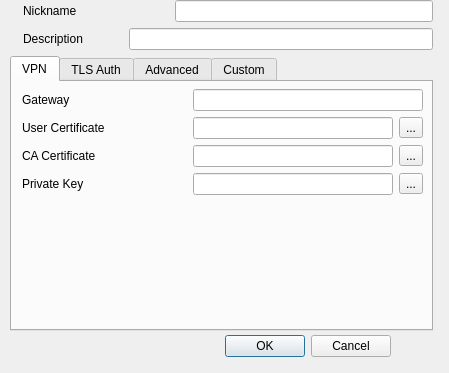
<?xml version="1.0" encoding="UTF-8"?>
<ui version="4.0">
 <class>Properties</class>
 <widget class="QDialog" name="Properties">
  <property name="enabled">
   <bool>true</bool>
  </property>
  <property name="geometry">
   <rect>
    <x>0</x>
    <y>0</y>
    <width>449</width>
    <height>373</height>
   </rect>
  </property>
  <property name="windowTitle">
   <string>Properties</string>
  </property>
  <property name="windowIcon">
   <iconset>
    <normaloff>:/resources/gtk-properties.png</normaloff>:/resources/gtk-properties.png</iconset>
  </property>
  <widget class="QDialogButtonBox" name="buttonBox">
   <property name="geometry">
    <rect>
     <x>50</x>
     <y>330</y>
     <width>341</width>
     <height>32</height>
    </rect>
   </property>
   <property name="orientation">
    <enum>Qt::Horizontal</enum>
   </property>
   <property name="standardButtons">
    <set>QDialogButtonBox::Cancel|QDialogButtonBox::Ok</set>
   </property>
  </widget>
  <widget class="QWidget" name="verticalLayoutWidget">
   <property name="geometry">
    <rect>
     <x>0</x>
     <y>0</y>
     <width>443</width>
     <height>331</height>
    </rect>
   </property>
   <layout class="QVBoxLayout" name="verticalLayout">
    <property name="leftMargin">
     <number>10</number>
    </property>
    <property name="rightMargin">
     <number>10</number>
    </property>
    <item>
     <layout class="QHBoxLayout" name="horizontalLayout">
      <item>
       <widget class="QLabel" name="label">
        <property name="sizePolicy">
         <sizepolicy hsizetype="Fixed" vsizetype="Fixed">
          <horstretch>0</horstretch>
          <verstretch>0</verstretch>
         </sizepolicy>
        </property>
        <property name="maximumSize">
         <size>
          <width>64</width>
          <height>64</height>
         </size>
        </property>
        <property name="text">
         <string/>
        </property>
        <property name="pixmap">
         <pixmap resource="ovpn.qrc">:/resources/openvpn-client.png</pixmap>
        </property>
        <property name="scaledContents">
         <bool>true</bool>
        </property>
       </widget>
      </item>
      <item>
       <layout class="QVBoxLayout" name="verticalLayout_2">
        <item>
         <layout class="QHBoxLayout" name="horizontalLayout_3">
          <item>
           <widget class="QLabel" name="label_2">
            <property name="text">
             <string>Nickname</string>
            </property>
           </widget>
          </item>
          <item>
           <spacer name="horizontalSpacer_6">
            <property name="orientation">
             <enum>Qt::Horizontal</enum>
            </property>
            <property name="sizeType">
             <enum>QSizePolicy::Minimum</enum>
            </property>
            <property name="sizeHint" stdset="0">
             <size>
              <width>40</width>
              <height>20</height>
             </size>
            </property>
           </spacer>
          </item>
          <item>
           <widget class="QLineEdit" name="lineEditNickname">
            <property name="sizePolicy">
             <sizepolicy hsizetype="Preferred" vsizetype="Fixed">
              <horstretch>0</horstretch>
              <verstretch>0</verstretch>
             </sizepolicy>
            </property>
            <property name="minimumSize">
             <size>
              <width>258</width>
              <height>0</height>
             </size>
            </property>
           </widget>
          </item>
         </layout>
        </item>
        <item>
         <layout class="QHBoxLayout" name="horizontalLayout_4">
          <item>
           <widget class="QLabel" name="label_3">
            <property name="text">
             <string>Description</string>
            </property>
           </widget>
          </item>
          <item>
           <spacer name="horizontalSpacer_5">
            <property name="orientation">
             <enum>Qt::Horizontal</enum>
            </property>
            <property name="sizeType">
             <enum>QSizePolicy::Minimum</enum>
            </property>
            <property name="sizeHint" stdset="0">
             <size>
              <width>40</width>
              <height>20</height>
             </size>
            </property>
           </spacer>
          </item>
          <item>
           <widget class="QLineEdit" name="lineEditDescription">
            <property name="minimumSize">
             <size>
              <width>200</width>
              <height>0</height>
             </size>
            </property>
           </widget>
          </item>
         </layout>
        </item>
       </layout>
      </item>
     </layout>
    </item>
    <item>
     <widget class="QTabWidget" name="tabWidget">
      <property name="currentIndex">
       <number>0</number>
      </property>
      <widget class="QWidget" name="tabVPN">
       <attribute name="title">
        <string>VPN</string>
       </attribute>
       <widget class="QWidget" name="gridLayoutWidget">
        <property name="geometry">
         <rect>
          <x>0</x>
          <y>0</y>
          <width>411</width>
          <height>156</height>
         </rect>
        </property>
        <layout class="QGridLayout" name="gridLayout">
         <property name="topMargin">
          <number>7</number>
         </property>
         <item row="0" column="0">
          <spacer name="horizontalSpacer">
           <property name="orientation">
            <enum>Qt::Horizontal</enum>
           </property>
           <property name="sizeType">
            <enum>QSizePolicy::Fixed</enum>
           </property>
           <property name="sizeHint" stdset="0">
            <size>
             <width>10</width>
             <height>20</height>
            </size>
           </property>
          </spacer>
         </item>
         <item row="0" column="1">
          <widget class="QLabel" name="label_4">
           <property name="text">
            <string>Gateway</string>
           </property>
          </widget>
         </item>
         <item row="0" column="2">
          <spacer name="horizontalSpacer_2">
           <property name="orientation">
            <enum>Qt::Horizontal</enum>
           </property>
           <property name="sizeType">
            <enum>QSizePolicy::MinimumExpanding</enum>
           </property>
           <property name="sizeHint" stdset="0">
            <size>
             <width>10</width>
             <height>20</height>
            </size>
           </property>
          </spacer>
         </item>
         <item row="1" column="1">
          <widget class="QLabel" name="label_5">
           <property name="text">
            <string>User Certificate</string>
           </property>
          </widget>
         </item>
         <item row="3" column="1">
          <widget class="QLabel" name="label_6">
           <property name="text">
            <string>CA Certificate</string>
           </property>
          </widget>
         </item>
         <item row="4" column="1">
          <widget class="QLabel" name="label_7">
           <property name="text">
            <string>Private Key</string>
           </property>
          </widget>
         </item>
         <item row="0" column="3">
          <widget class="QLineEdit" name="lineEditGateway">
           <property name="sizePolicy">
            <sizepolicy hsizetype="Fixed" vsizetype="Fixed">
             <horstretch>0</horstretch>
             <verstretch>0</verstretch>
            </sizepolicy>
           </property>
           <property name="minimumSize">
            <size>
             <width>230</width>
             <height>0</height>
            </size>
           </property>
          </widget>
         </item>
         <item row="1" column="3">
          <layout class="QHBoxLayout" name="horizontalLayout_2">
           <item>
            <widget class="QLineEdit" name="lineEditUserCert">
             <property name="enabled">
              <bool>true</bool>
             </property>
             <property name="readOnly">
              <bool>true</bool>
             </property>
            </widget>
           </item>
           <item>
            <widget class="QToolButton" name="toolButtonUserCert">
             <property name="text">
              <string>...</string>
             </property>
            </widget>
           </item>
          </layout>
         </item>
         <item row="3" column="3">
          <layout class="QHBoxLayout" name="horizontalLayout_5">
           <item>
            <widget class="QLineEdit" name="lineEditCACert">
             <property name="enabled">
              <bool>true</bool>
             </property>
             <property name="readOnly">
              <bool>true</bool>
             </property>
            </widget>
           </item>
           <item>
            <widget class="QToolButton" name="toolButtonCACert">
             <property name="text">
              <string>...</string>
             </property>
            </widget>
           </item>
          </layout>
         </item>
         <item row="4" column="3">
          <layout class="QHBoxLayout" name="horizontalLayout_6">
           <item>
            <widget class="QLineEdit" name="lineEditPrivKey">
             <property name="enabled">
              <bool>true</bool>
             </property>
             <property name="readOnly">
              <bool>true</bool>
             </property>
            </widget>
           </item>
           <item>
            <widget class="QToolButton" name="toolButtonPrivKey">
             <property name="text">
              <string>...</string>
             </property>
            </widget>
           </item>
          </layout>
         </item>
         <item row="5" column="3">
          <spacer name="verticalSpacer_3">
           <property name="orientation">
            <enum>Qt::Vertical</enum>
           </property>
           <property name="sizeHint" stdset="0">
            <size>
             <width>20</width>
             <height>40</height>
            </size>
           </property>
          </spacer>
         </item>
        </layout>
       </widget>
      </widget>
      <widget class="QWidget" name="tabTLSAuth">
       <attribute name="title">
        <string>TLS Auth</string>
       </attribute>
       <widget class="QWidget" name="verticalLayoutWidget_2">
        <property name="geometry">
         <rect>
          <x>0</x>
          <y>0</y>
          <width>371</width>
          <height>221</height>
         </rect>
        </property>
        <layout class="QVBoxLayout" name="verticalLayout_3">
         <property name="leftMargin">
          <number>15</number>
         </property>
         <property name="topMargin">
          <number>5</number>
         </property>
         <item>
          <widget class="QCheckBox" name="checkBoxUseTLSAuth">
           <property name="text">
            <string>Use additional TLS Authentication</string>
           </property>
          </widget>
         </item>
         <item>
          <layout class="QGridLayout" name="gridLayout_2">
           <item row="0" column="0">
            <widget class="QLabel" name="label_9">
             <property name="text">
              <string>Key File</string>
             </property>
            </widget>
           </item>
           <item row="0" column="1">
            <layout class="QHBoxLayout" name="horizontalLayout_7">
             <item>
              <widget class="QLineEdit" name="lineEditTLSAuth">
               <property name="enabled">
                <bool>false</bool>
               </property>
               <property name="readOnly">
                <bool>true</bool>
               </property>
              </widget>
             </item>
             <item>
              <widget class="QToolButton" name="toolButtonTLSAuth">
               <property name="enabled">
                <bool>false</bool>
               </property>
               <property name="text">
                <string>...</string>
               </property>
              </widget>
             </item>
            </layout>
           </item>
           <item row="1" column="0">
            <widget class="QLabel" name="label_10">
             <property name="text">
              <string>Key Direction</string>
             </property>
            </widget>
           </item>
           <item row="1" column="1">
            <widget class="QComboBox" name="comboBoxKeyDirection">
             <property name="enabled">
              <bool>false</bool>
             </property>
             <item>
              <property name="text">
               <string>None</string>
              </property>
             </item>
             <item>
              <property name="text">
               <string>0</string>
              </property>
             </item>
             <item>
              <property name="text">
               <string>1</string>
              </property>
             </item>
            </widget>
           </item>
           <item row="2" column="1">
            <widget class="QLabel" name="label_11">
             <property name="text">
              <string>&lt;!DOCTYPE HTML PUBLIC &quot;-//W3C//DTD HTML 4.0//EN&quot; &quot;http://www.w3.org/TR/REC-html40/strict.dtd&quot;&gt;
&lt;html&gt;&lt;head&gt;&lt;meta name=&quot;qrichtext&quot; content=&quot;1&quot; /&gt;&lt;style type=&quot;text/css&quot;&gt;
p, li { white-space: pre-wrap; }
&lt;/style&gt;&lt;/head&gt;&lt;body style=&quot; font-family:'MS Shell Dlg 2'; font-size:8.25pt; font-weight:400; font-style:normal;&quot;&gt;
&lt;p style=&quot; margin-top:0px; margin-bottom:0px; margin-left:0px; margin-right:0px; -qt-block-indent:0; text-indent:0px;&quot;&gt;&lt;span style=&quot; font-size:8pt;&quot;&gt;If key direction is used, it must be the opposite of that used on the VPN peer. For example, if the per uses '1', this connection must use '0'. If you are unsure what value to use, contact your system administrator.&lt;/span&gt;&lt;/p&gt;&lt;/body&gt;&lt;/html&gt;</string>
             </property>
             <property name="textFormat">
              <enum>Qt::RichText</enum>
             </property>
             <property name="wordWrap">
              <bool>true</bool>
             </property>
            </widget>
           </item>
           <item row="3" column="1">
            <spacer name="verticalSpacer">
             <property name="orientation">
              <enum>Qt::Vertical</enum>
             </property>
             <property name="sizeHint" stdset="0">
              <size>
               <width>20</width>
               <height>40</height>
              </size>
             </property>
            </spacer>
           </item>
          </layout>
         </item>
        </layout>
       </widget>
      </widget>
      <widget class="QWidget" name="tabAdvanced">
       <attribute name="title">
        <string>Advanced</string>
       </attribute>
       <widget class="QWidget" name="verticalLayoutWidget_3">
        <property name="geometry">
         <rect>
          <x>0</x>
          <y>0</y>
          <width>371</width>
          <height>161</height>
         </rect>
        </property>
        <layout class="QVBoxLayout" name="verticalLayout_4">
         <property name="leftMargin">
          <number>15</number>
         </property>
         <property name="topMargin">
          <number>5</number>
         </property>
         <item>
          <layout class="QHBoxLayout" name="horizontalLayout_8">
           <item>
            <widget class="QCheckBox" name="checkBoxPort">
             <property name="text">
              <string>Use custom gateway port</string>
             </property>
            </widget>
           </item>
           <item>
            <widget class="QLineEdit" name="lineEditPort">
             <property name="enabled">
              <bool>false</bool>
             </property>
             <property name="sizePolicy">
              <sizepolicy hsizetype="Fixed" vsizetype="Fixed">
               <horstretch>0</horstretch>
               <verstretch>0</verstretch>
              </sizepolicy>
             </property>
             <property name="minimumSize">
              <size>
               <width>40</width>
               <height>0</height>
              </size>
             </property>
             <property name="maximumSize">
              <size>
               <width>40</width>
               <height>16777215</height>
              </size>
             </property>
             <property name="baseSize">
              <size>
               <width>0</width>
               <height>0</height>
              </size>
             </property>
            </widget>
           </item>
           <item>
            <spacer name="horizontalSpacer_3">
             <property name="orientation">
              <enum>Qt::Horizontal</enum>
             </property>
             <property name="sizeHint" stdset="0">
              <size>
               <width>40</width>
               <height>20</height>
              </size>
             </property>
            </spacer>
           </item>
          </layout>
         </item>
         <item>
          <widget class="QCheckBox" name="checkBoxUseLZO">
           <property name="text">
            <string>Use LZO data compression</string>
           </property>
          </widget>
         </item>
         <item>
          <widget class="QCheckBox" name="checkBoxUseTCP">
           <property name="text">
            <string>Use a TCP connection</string>
           </property>
          </widget>
         </item>
         <item>
          <widget class="QCheckBox" name="checkBoxUseTap">
           <property name="text">
            <string>Use a TAP device</string>
           </property>
          </widget>
         </item>
         <item>
          <spacer name="verticalSpacer_2">
           <property name="orientation">
            <enum>Qt::Vertical</enum>
           </property>
           <property name="sizeHint" stdset="0">
            <size>
             <width>20</width>
             <height>40</height>
            </size>
           </property>
          </spacer>
         </item>
        </layout>
       </widget>
      </widget>
      <widget class="QWidget" name="tabCustom">
       <attribute name="title">
        <string>Custom</string>
       </attribute>
       <widget class="QWidget" name="verticalLayoutWidget_4">
        <property name="geometry">
         <rect>
          <x>0</x>
          <y>0</y>
          <width>381</width>
          <height>201</height>
         </rect>
        </property>
        <layout class="QVBoxLayout" name="verticalLayout_5">
         <property name="leftMargin">
          <number>10</number>
         </property>
         <property name="topMargin">
          <number>5</number>
         </property>
         <property name="rightMargin">
          <number>10</number>
         </property>
         <property name="bottomMargin">
          <number>5</number>
         </property>
         <item>
          <widget class="QLabel" name="label_8">
           <property name="text">
            <string>&lt;!DOCTYPE HTML PUBLIC &quot;-//W3C//DTD HTML 4.0//EN&quot; &quot;http://www.w3.org/TR/REC-html40/strict.dtd&quot;&gt;
&lt;html&gt;&lt;head&gt;&lt;meta name=&quot;qrichtext&quot; content=&quot;1&quot; /&gt;&lt;style type=&quot;text/css&quot;&gt;
p, li { white-space: pre-wrap; }
&lt;/style&gt;&lt;/head&gt;&lt;body style=&quot; font-family:'Sans'; font-size:10pt; font-weight:400; font-style:normal;&quot;&gt;
&lt;p style=&quot; margin-top:0px; margin-bottom:0px; margin-left:0px; margin-right:0px; -qt-block-indent:0; text-indent:0px;&quot;&gt;&lt;span style=&quot; font-size:7pt; font-weight:600; font-style:italic;&quot;&gt;Warning: &lt;/span&gt;&lt;span style=&quot; font-size:7pt;&quot;&gt;If you goof up your config by using custom fields, don't complain&lt;/span&gt;&lt;/p&gt;
&lt;p style=&quot; margin-top:0px; margin-bottom:0px; margin-left:0px; margin-right:0px; -qt-block-indent:0; text-indent:0px;&quot;&gt;&lt;span style=&quot; font-size:7pt;&quot;&gt;to me. See README.TXT. You have been warned.&lt;/span&gt;&lt;/p&gt;&lt;/body&gt;&lt;/html&gt;</string>
           </property>
          </widget>
         </item>
         <item>
          <widget class="CustomFieldTable" name="tableCustomFields">
           <property name="alternatingRowColors">
            <bool>true</bool>
           </property>
           <property name="columnCount">
            <number>2</number>
           </property>
           <attribute name="horizontalHeaderStretchLastSection">
            <bool>true</bool>
           </attribute>
           <column>
            <property name="text">
             <string>Field</string>
            </property>
           </column>
           <column>
            <property name="text">
             <string>Value</string>
            </property>
           </column>
          </widget>
         </item>
         <item>
          <layout class="QHBoxLayout" name="horizontalLayout_9">
           <item>
            <widget class="QToolButton" name="toolButtonAddCF">
             <property name="minimumSize">
              <size>
               <width>25</width>
               <height>25</height>
              </size>
             </property>
             <property name="maximumSize">
              <size>
               <width>25</width>
               <height>25</height>
              </size>
             </property>
             <property name="text">
              <string>+</string>
             </property>
            </widget>
           </item>
           <item>
            <widget class="QToolButton" name="toolButtonRemoveCF">
             <property name="minimumSize">
              <size>
               <width>25</width>
               <height>25</height>
              </size>
             </property>
             <property name="maximumSize">
              <size>
               <width>25</width>
               <height>25</height>
              </size>
             </property>
             <property name="baseSize">
              <size>
               <width>0</width>
               <height>0</height>
              </size>
             </property>
             <property name="text">
              <string>-</string>
             </property>
            </widget>
           </item>
           <item>
            <spacer name="horizontalSpacer_4">
             <property name="orientation">
              <enum>Qt::Horizontal</enum>
             </property>
             <property name="sizeHint" stdset="0">
              <size>
               <width>40</width>
               <height>20</height>
              </size>
             </property>
            </spacer>
           </item>
          </layout>
         </item>
        </layout>
       </widget>
      </widget>
     </widget>
    </item>
   </layout>
  </widget>
 </widget>
 <customwidgets>
  <customwidget>
   <class>CustomFieldTable</class>
   <extends>QTableWidget</extends>
   <header>customfieldtable.h</header>
  </customwidget>
 </customwidgets>
 <tabstops>
  <tabstop>lineEditNickname</tabstop>
  <tabstop>lineEditDescription</tabstop>
  <tabstop>tabWidget</tabstop>
  <tabstop>lineEditGateway</tabstop>
  <tabstop>toolButtonUserCert</tabstop>
  <tabstop>toolButtonCACert</tabstop>
  <tabstop>toolButtonPrivKey</tabstop>
  <tabstop>checkBoxUseTLSAuth</tabstop>
  <tabstop>toolButtonTLSAuth</tabstop>
  <tabstop>comboBoxKeyDirection</tabstop>
  <tabstop>checkBoxPort</tabstop>
  <tabstop>lineEditPort</tabstop>
  <tabstop>checkBoxUseLZO</tabstop>
  <tabstop>checkBoxUseTCP</tabstop>
  <tabstop>checkBoxUseTap</tabstop>
  <tabstop>buttonBox</tabstop>
  <tabstop>lineEditPrivKey</tabstop>
  <tabstop>lineEditTLSAuth</tabstop>
  <tabstop>lineEditCACert</tabstop>
  <tabstop>lineEditUserCert</tabstop>
 </tabstops>
 <resources>
  <include location="ovpn.qrc"/>
  <include location="ovpn.qrc"/>
  <include location="ovpn.qrc"/>
  <include location="ovpn.qrc"/>
  <include location="ovpn.qrc"/>
  <include location="ovpn.qrc"/>
  <include location="ovpn.qrc"/>
  <include location="ovpn.qrc"/>
 </resources>
 <connections>
  <connection>
   <sender>buttonBox</sender>
   <signal>rejected()</signal>
   <receiver>Properties</receiver>
   <slot>reject()</slot>
   <hints>
    <hint type="sourcelabel">
     <x>316</x>
     <y>260</y>
    </hint>
    <hint type="destinationlabel">
     <x>286</x>
     <y>274</y>
    </hint>
   </hints>
  </connection>
 </connections>
</ui>
